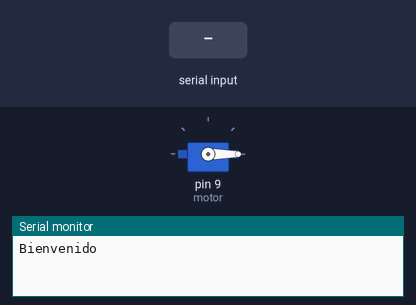
The sketch below on a simulated Arduino Uno, built with avr-gcc and run on an emulated ATmega328P. On the bench: servo, the last lines printed to the serial monitor. Inputs (shaded band) come from the test bench.

Above: at 1.5 s.
1.6 s: "1234\n" received over Serial
At 3.1 s:
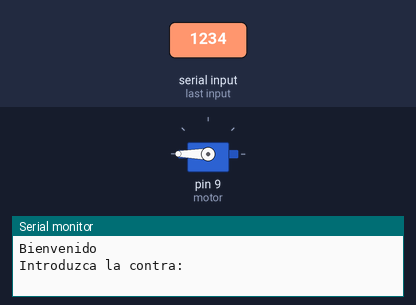
Timing chart, 0 to 9.3 s (numbered marks = the images above; inputs shaded):
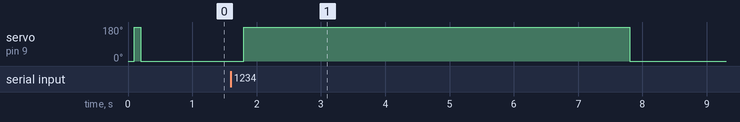

Measured:
- after the input at 1.6 s, servo on pin 9 (motor): 0° → 180° after 0.20 s, → 0° 6.0 s later

The sketch:

Sercomotorcrystal.ino
```cpp
#include <Servo.h>

int cosa;
int c1 = 1234;
int c2 = 2341;
int c3 = 3412;
int c4 = 4123;
int c5 = 56789;
Servo motor;


void setup(){
  Serial.begin(9600);
  Serial.println("Bienvenido");
  motor.attach(9);
  motor.write(0);
  delay(100);
    motor.write(180);
    delay(100);
      motor.write(0);
      delay(100);
}

void loop(){


  delay(500);

   if(Serial.available()>0){

     Serial.println("Introduzca la contra: ");

//     cosa = Serial.read();
     int c = Serial.parseInt();
     switch (c){
       case 1234: c=c1;
               motor.write(180);
               delay(6000);
               motor.write(0);
               Serial.println("Contra correcta"+c);
               break;

      case 2341:   c=c2;
               motor.write(180);
               delay(6000);
               Serial.println("Contra correcta"+c);
               break;


       case 3412:   c=c3;
               motor.write(180);
               delay(6000);
               Serial.println("Contra correcta"+c);
               break;


        case 4123:   c=c4;
               motor.write(180);
               delay(6000);
               Serial.println("Contra correcta"+c);
               break;


        case 56789:   c=c5;
               motor.write(180);
               delay(6000);
               Serial.println("Contra correcta"+c);
               break;


     }

   }
}
```
